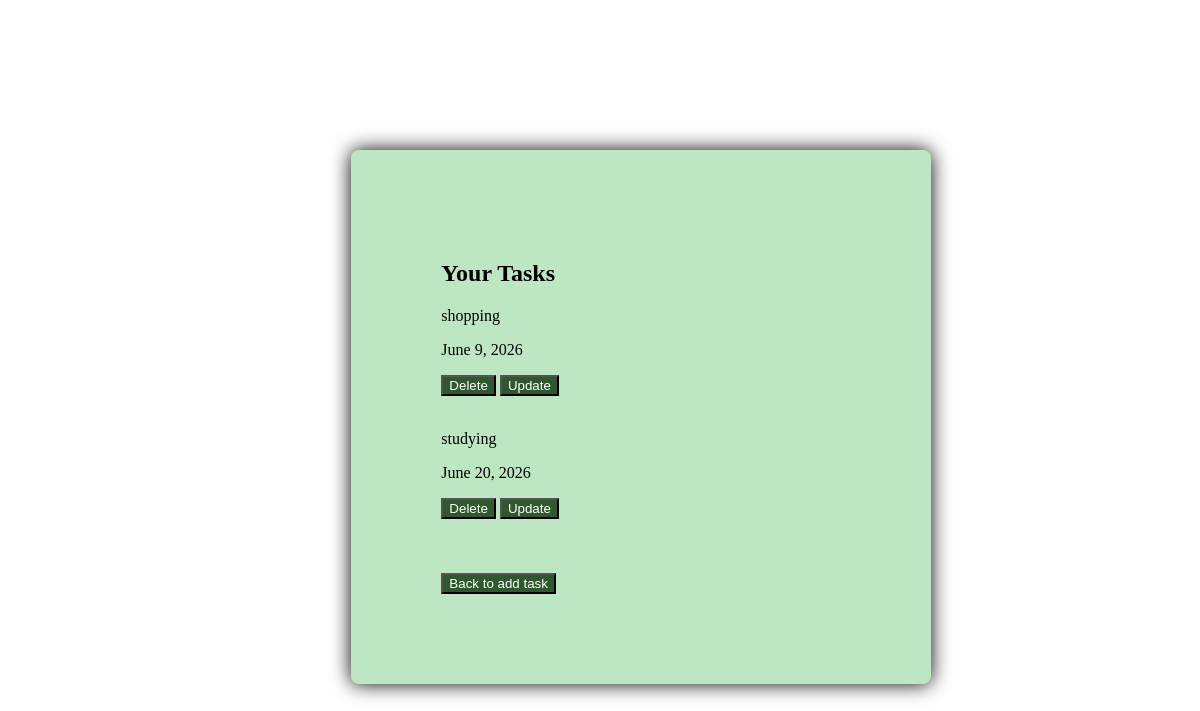
The app's page /task_list/, older data.
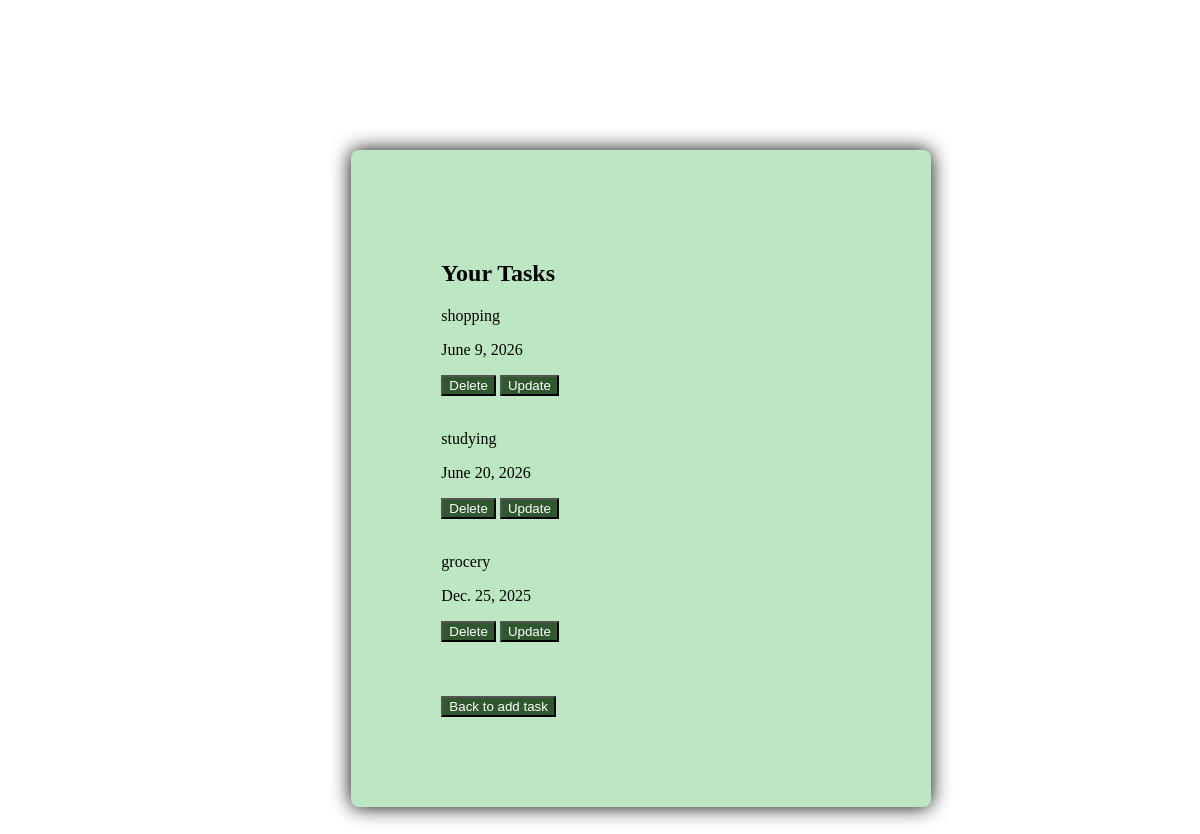
The same page, newer data.
### app/models.py (models this page shows)
class Data(models.Model):
    task=models.CharField(max_length=200)
    date=models.DateField()

### app/views.py (the view)
# urls.py: path('task_list/',views.task_list,name='task_list'),
def task_list(request):
    task=Data.objects.all()
    return render(request,'task_list.html',{'task':task})

### templates/task_list.html (shortened to what this page needs)
<!DOCTYPE html>
<html lang="en">
<head>
</head>
<body>
    <section>
        <div class="cont">
            <h1>Your Tasks</h1>
                {% for i in task %}
                <p>{{i.task}}</p>
                <p>{{i.date}}</p>
                <button>
                    <a href="{% url 'task' i.id %}" style=" text-decoration: none;
                        color: white;">Delete</a>
                </button>
                <button>
                    <a href="{% url 'update_task' i.id %}" style=" text-decoration: none;
                         color: white;">Update</a>
                </button>
                <br><br>
                {% endfor %}
        <br><br>
        <button>
            <a href="{% url 'home'  %}"  style=" text-decoration: none;
                        color: white;">Back to add task</a>
        </button>
    </section>
</body>
</html>

### templates/task_list.html (style rules this page uses)
.cont { padding: 90px; box-sizing: content-box; box-shadow: 0 0 20px; margin: 150px; width: 400px; margin-left: 29%; border-radius: 8px; background-color: rgb(189, 231, 194); }
button { size: 15px; background-color: rgb(47, 88, 47); }

Row changes from the older to the newer data that the page shows:
added Data: task "grocery", date "Dec. 25, 2025"
